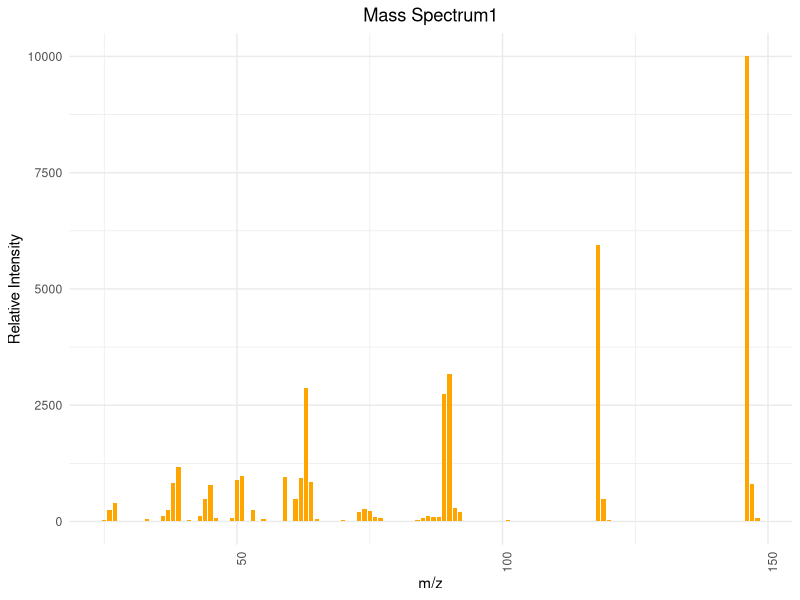
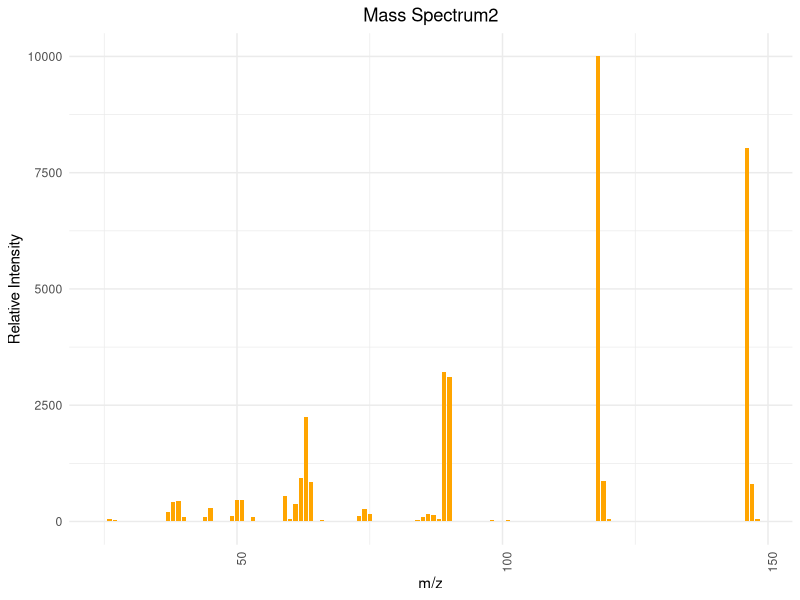
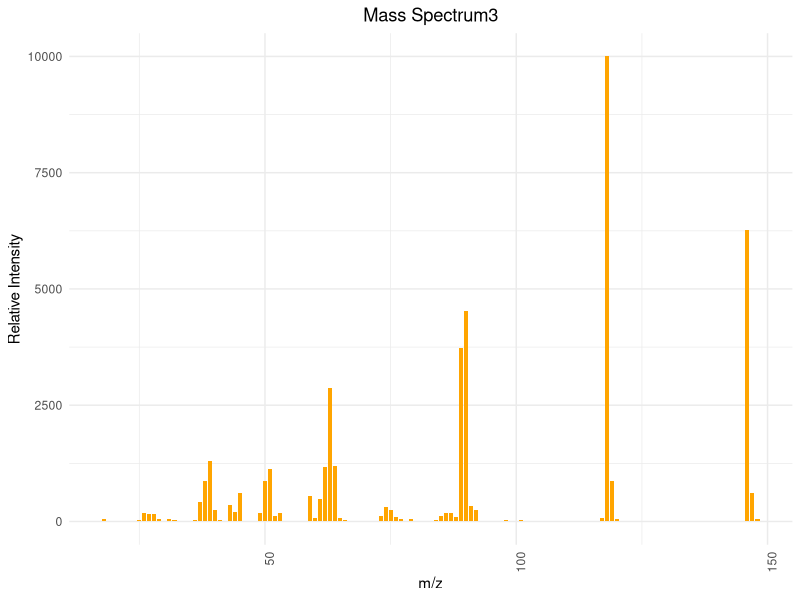
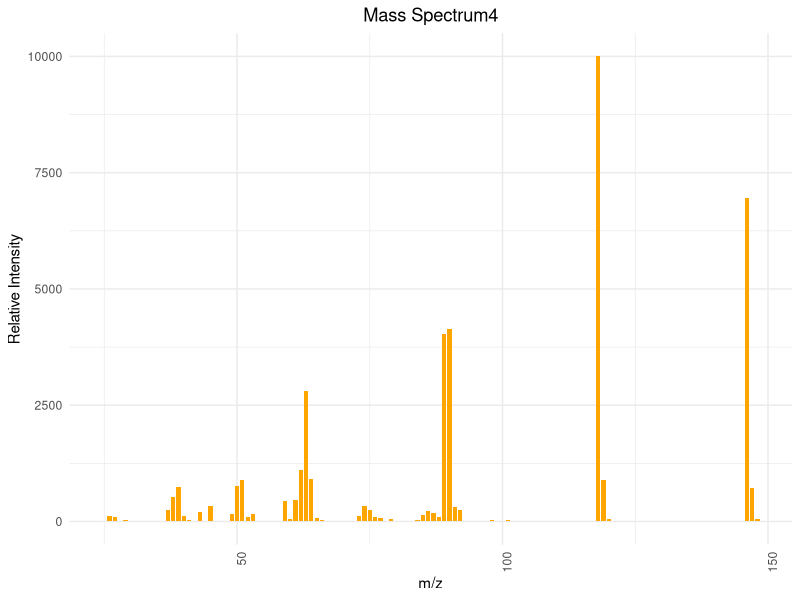
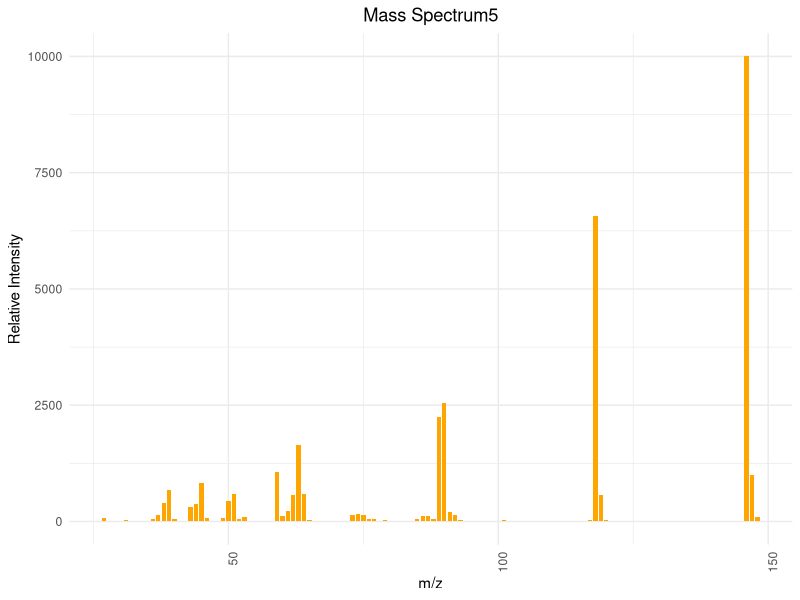

Reproduce these figures in R, in order.
## ---- chunk 1
# 安装并加载所需的包
library(ggplot2)

# 图1
mz1 <- c(25, 26, 27, 30, 31, 33, 36, 37, 38, 39, 41, 43, 44, 45, 46, 49, 50, 51, 52, 53, 55, 57, 59, 60, 61, 62, 63, 64, 65, 69, 70, 73, 74, 75, 76, 77, 84, 85, 86, 87, 88, 89, 90, 91, 92, 98, 101, 106, 118, 119, 120, 146, 147, 148)
intensity1 <- c(40, 250, 400, 10, 20, 60, 110, 240, 820, 1170, 40, 110, 490, 780, 70, 80, 900, 970, 20, 250, 60, 10, 950, 20, 480, 940, 2860, 850, 60, 20, 30, 210, 270, 230, 100, 70, 40, 70, 110, 90, 100, 2750, 3170, 290, 210, 20, 30, 20, 5940, 480, 40, 9999, 800, 70)

data1 <- data.frame(mz1, intensity1)


ggplot(data1, aes(x=mz1, y=intensity1)) +
  geom_bar(stat="identity", fill="orange", width=0.8) + 
  theme_minimal() + 
  labs(title="Mass Spectrum1",
       x="m/z",
       y="Relative Intensity") + 
  theme(axis.text.x = element_text(angle = 90, hjust = 1), plot.title = element_text(hjust = 0.5))  

# 图2
mz2 <- c(25, 26, 27, 28, 31, 32, 36, 37, 38, 39, 40, 44, 45, 46, 48, 49, 50, 51, 53, 54, 57, 59, 60, 61, 62, 63, 64, 66, 68, 73, 74, 75, 84, 85, 86, 87, 88, 89, 90, 97, 98, 99, 101, 118, 119, 120, 145, 146, 147, 148)
intensity2 <- c(10, 60, 30, 10, 20, 10, 20, 200, 420, 450, 90, 90, 300, 10, 10, 120, 470, 460, 100, 10, 10, 550, 60, 380, 930, 2250, 850, 30, 10, 120, 260, 170, 30, 100, 160, 140, 50, 3210, 3100, 10, 30, 10, 40, 9999, 880, 60, 10, 8040, 800, 50)

data2 <- data.frame(mz2, intensity2)

ggplot(data2, aes(x=mz2, y=intensity2)) +
  geom_bar(stat="identity", fill="orange", width=0.8) + 
  theme_minimal() + 
  labs(title="Mass Spectrum2",
       x="m/z",
       y="Relative Intensity") + 
  theme(axis.text.x = element_text(angle = 90, hjust = 1), plot.title = element_text(hjust = 0.5))  

# 图3
mz3 <- c(18, 25, 26, 27, 28, 29, 31, 32, 36, 37, 38, 39, 40, 41, 42, 43, 44, 45, 46, 48, 49, 50, 51, 52, 53, 54, 55, 58, 59, 60, 61, 62, 63, 64, 65, 66, 73, 74, 75, 76, 77, 79, 84, 85, 86, 87, 88, 89, 90, 91, 92, 93, 97, 98, 99, 101, 102, 116, 117, 118, 119, 120, 145, 146, 147, 148)
intensity3 <- c(50, 30, 180, 170, 170, 50, 50, 30, 30, 420, 880, 1300, 240, 30, 20, 360, 210, 620, 10, 20, 180, 880, 1130, 110, 180, 20, 20, 10, 550, 70, 490, 1180, 2880, 1190, 80, 40, 120, 320, 240, 90, 60, 50, 30, 120, 190, 180, 90, 3720, 4520, 340, 250, 10, 10, 40, 10, 40, 20, 10, 70, 9999, 880, 60, 10, 6270, 610, 60)

data3 <- data.frame(mz3, intensity3)

ggplot(data3, aes(x=mz3, y=intensity3)) +
  geom_bar(stat="identity", fill="orange", width=0.8) + 
  theme_minimal() + 
  labs(title="Mass Spectrum3",
       x="m/z",
       y="Relative Intensity") + 
  theme(axis.text.x = element_text(angle = 90, hjust = 1), plot.title = element_text(hjust = 0.5)) 

# 图4
mz4 <- c(25, 26, 27, 29, 31, 32, 36, 37, 38, 39, 40, 41, 42, 43, 44, 45, 48, 49, 50, 51, 52, 53, 54, 55, 59, 60, 61, 62, 63, 64, 65, 66, 68, 72, 73, 74, 75, 76, 77, 78, 79, 84, 85, 86, 87, 88, 89, 90, 91, 92, 93, 97, 98, 99, 100, 101, 102, 103, 116, 118, 119, 120, 146, 147, 148)
intensity4 <- c(10, 110, 100, 30, 20, 10, 20, 240, 530, 740, 110, 40, 20, 210, 10, 330, 20, 160, 760, 890, 90, 160, 20, 20, 430, 60, 460, 1110, 2810, 910, 70, 40, 10, 10, 110, 340, 240, 90, 70, 10, 50, 40, 130, 220, 180, 90, 4040, 4130, 310, 250, 20, 10, 40, 10, 10, 40, 20, 10, 10, 9999, 900, 60, 6960, 710, 60)

data4 <- data.frame(mz4, intensity4)

ggplot(data4, aes(x=mz4, y=intensity4)) +
  geom_bar(stat="identity", fill="orange", width=0.8) + 
  theme_minimal() + 
  labs(title="Mass Spectrum4",
       x="m/z",
       y="Relative Intensity") + 
  theme(axis.text.x = element_text(angle = 90, hjust = 1), plot.title = element_text(hjust = 0.5)) 

# 图5
mz5 <- c(27, 29, 31, 36, 37, 38, 39, 40, 41, 42, 43, 44, 45, 46, 49, 50, 51, 52, 53, 54, 55, 58, 59, 60, 61, 62, 63, 64, 65, 66, 67, 68, 71, 72, 73, 74, 75, 76, 77, 79, 81, 82, 84, 85, 86, 87, 88, 89, 90, 91, 92, 93, 94, 97, 98, 101, 102, 103, 105, 107, 116, 117, 118, 119, 120, 133, 145, 146, 147, 148)
intensity5 <- c(80, 10, 40, 60, 150, 390, 670, 60, 5, 10, 320, 380, 830, 80, 80, 430, 590, 60, 100, 5, 5, 10, 1070, 110, 220, 570, 1640, 590, 40, 20, 5, 5, 5, 10, 130, 170, 150, 60, 50, 40, 5, 10, 10, 60, 110, 110, 50, 2250, 2550, 210, 150, 30, 5, 5, 20, 30, 10, 5, 20, 5, 5, 40, 6560, 580, 30, 5, 10, 9999, 990, 90)

data5 <- data.frame(mz5, intensity5)

ggplot(data5, aes(x=mz5, y=intensity5)) +
  geom_bar(stat="identity", fill="orange", width=0.8) + 
  theme_minimal() + 
  labs(title="Mass Spectrum5",
       x="m/z",
       y="Relative Intensity") + 
  theme(axis.text.x = element_text(angle = 90, hjust = 1), plot.title = element_text(hjust = 0.5))
